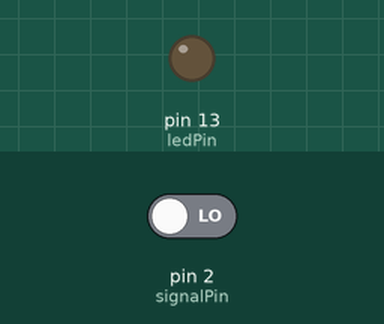
This sketch was run on a simulated Arduino Uno, built with avr-gcc and run on an emulated ATmega328P. Parts: output pins drawn as LEDs (lit = HIGH). The inputs (shaded band) are chosen by the test bench; at power-on: pin 2 (signalPin) LOW. What the sketch prints to the serial monitor is not drawn.

Above: at 1.2 s.
1.3 s: pin 2 (signalPin) driven HIGH
At 2.4 s:
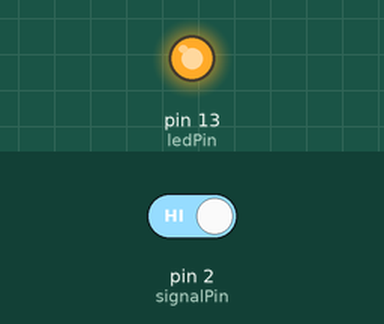
2.8 s: pin 2 (signalPin) driven LOW
At 3.6 s:
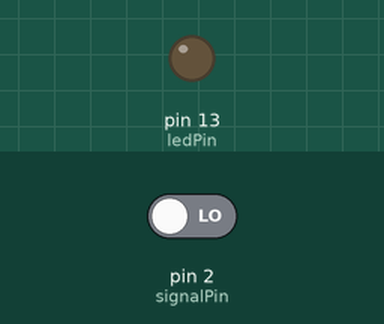
Timing chart, 0 to 5.8 s (numbered marks = the images above; inputs shaded):
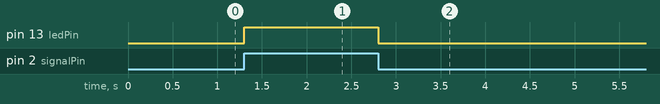

Measured:
- after the input at 1.3 s, pin 13 (ledPin): LOW → HIGH at once
- after the input at 2.8 s, pin 13 (ledPin): HIGH → LOW at once

The sketch:

DCF77SignalRelay.ino
```cpp
/*
 * Reads input at digital Pin 2
 * relays input to UART
 * let's LED blink according to input
 */

#define signalPin 2
#define ledPin LED_BUILTIN

char dcf77Signal;
char buffer;

int plotCounter = 0;

void setup() {
  pinMode(signalPin, INPUT);
  pinMode(ledPin, OUTPUT);
  Serial.begin(115200);
}

void loop() {
  byte in = digitalRead(signalPin);
  Serial.print(in);
  digitalWrite(ledPin, in ? HIGH : LOW);
  delay(5);
}
```
